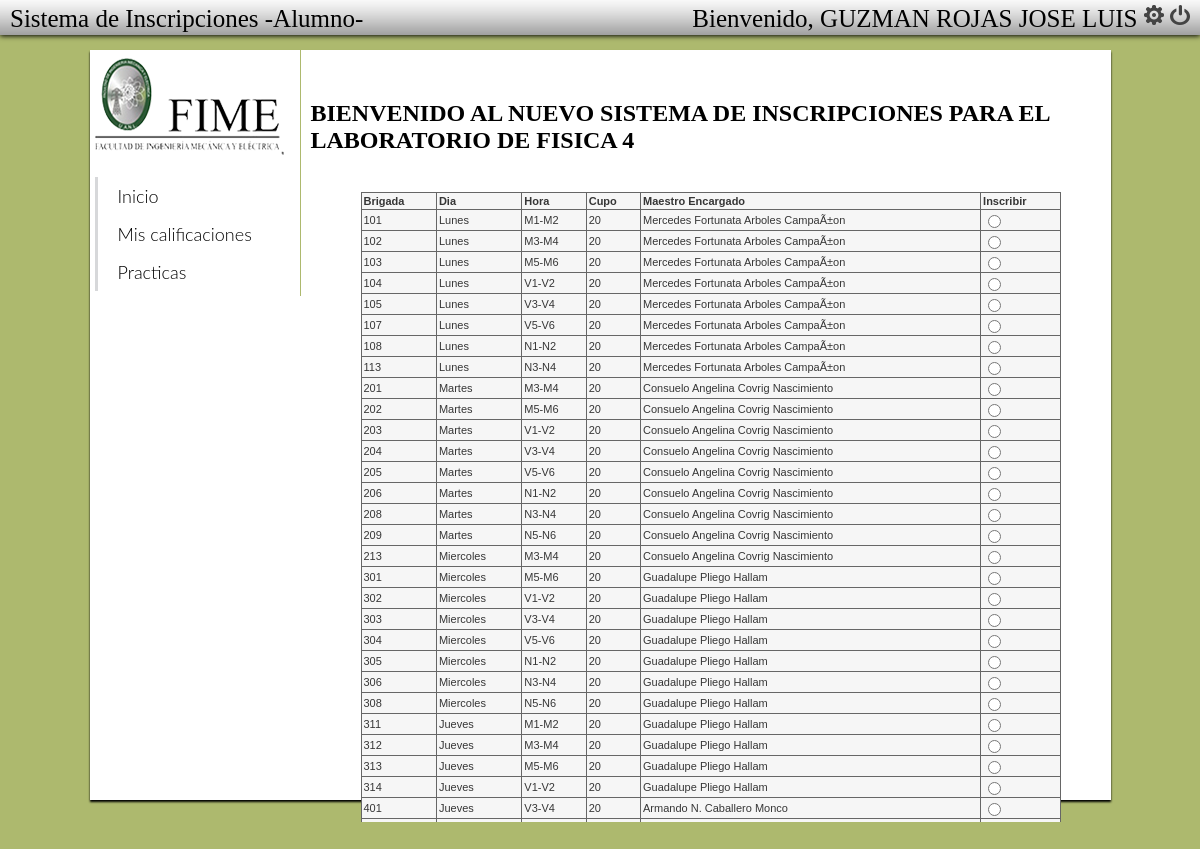
Page /alumno/alumno_inscribir.php (signed in) on the committed database.
### tables this page shows
CREATE TABLE IF NOT EXISTS `docente` (
  `num_empleado` int(11) NOT NULL,
  `nombre` varchar(100) NOT NULL,
  `pass` varchar(45) NOT NULL,
  `telefono` bigint(20) DEFAULT NULL,
  `email` varchar(45) DEFAULT NULL,
  `privilegios` varchar(45) DEFAULT NULL,
  PRIMARY KEY (`num_empleado`),
  UNIQUE KEY `num_empleado_UNIQUE` (`num_empleado`)
);

CREATE TABLE IF NOT EXISTS `brigadas` (
  `idbrigadas` int(11) NOT NULL,
  `dia` varchar(45) DEFAULT NULL,
  `hora` varchar(45) DEFAULT NULL,
  `salon` varchar(45) DEFAULT NULL,
  `cupo` int(11) DEFAULT NULL,
  `disponibilidad` tinyint(1) DEFAULT NULL,
  `status` tinyint(1) NOT NULL,
  `empleado` int(11) NOT NULL,
  PRIMARY KEY (`idbrigadas`),
  UNIQUE KEY `idbrigadas_UNIQUE` (`idbrigadas`)
);

### action/funciones_alumno.php (called while the page is built, shortened)
<?php
require_once("../lib/lib.php");
require_once("../view/view.php");
function lista_brigadasA(){
	$brigadas = listar_brigadas_disponibles();
	brigadas_disponibles_alumno($brigadas);
}
?>

### lib/lib.php (called while the page is built, shortened)
<?php
function listar_brigadas_disponibles(){
	$sql = "SELECT brigadas.*, docente.nombre FROM docente INNER JOIN brigadas ON brigadas.empleado = docente.num_empleado WHERE brigadas.disponibilidad = '1'	";
	$result = mysql_query($sql);
	$brigada = array();
	$i = 0;
	while ($row = mysql_fetch_object($result)){
		$brigada[$i] = $row;
		$i++;
	}
	return $brigada;
}
?>

### view/view.php (the view, shortened to what this page needs)
<?php
require_once("../lib/lib.php");
	echo"<tr><th>Disponible:</th><td>Si<input type='radio' checked='true' name='disp' value='1'>No<input type='radio' name='disp' value='0'></td></tr>";?>
	<?php
function brigadas_disponibles_alumno($brigadas){
	echo "<table border=1>";
	echo "<form action='../action/alumno_inscribir.php' method='POST'>";
	echo "<tr>";
	echo "<th>Brigada</th>";
	echo "<th>Dia</th>";
	echo "<th>Hora</th>";
	echo "<th>Cupo</th>";
	echo "<th>Maestro Encargado</th>";
	echo "<th>Inscribir</th>";
	echo "</tr>";
	foreach ($brigadas as $key => $brig) {
	echo "<tr>";
	echo "<td>".$brig->idbrigadas."</td>";
	echo "<td>".$brig->dia."</td>";
	echo "<td>".$brig->hora."</td>";
	echo "<td>".$brig->cupo."</th>";
	echo "<td>".$brig->nombre."</th>";
	echo "<td><input type='radio' value='".$brig->idbrigadas."' name='brig'><input type='hidden' name='alumno' value='".$brig->idbrigadas."'</td>";
	echo"</tr>";
}
	echo "</table>";
	echo "<br />";
}
?>

### alumno/css/adminIndex.css (style rules this page uses)
body { background: #ADB96E; }
#contenido table { margin: 0 auto; height: 120px; overflow:scroll; }
table { width: 700px; border-collapse: collapse; border: 1px solid #666666; font: normal 11px verdana, arial, helvetica, sans-serif; color: #363636; background: #f6f6f6; text-align:left; }
table th, td { height:10px; }
tbody th, tbody td { padding:2px; }

### rows in the picture
docente: brigadas.idbrigadas "101", brigadas.dia "Lunes", brigadas.hora "M1-M2", brigadas.cupo "20", nombre "Mercedes Fortunata Arboles CampaÃ±on", brigadas.idbrigadas "102", brigadas.hora "M3-M4", brigadas.idbrigadas "103", brigadas.hora "M5-M6", brigadas.idbrigadas "104", brigadas.hora "V1-V2", brigadas.idbrigadas "105", brigadas.hora "V3-V4", brigadas.idbrigadas "107", brigadas.hora "V5-V6", brigadas.idbrigadas "108", brigadas.hora "N1-N2", brigadas.idbrigadas "113", brigadas.hora "N3-N4"
docente: brigadas.idbrigadas "201", brigadas.dia "Martes", brigadas.hora "M3-M4", brigadas.cupo "20", nombre "Consuelo Angelina Covrig Nascimiento", brigadas.idbrigadas "202", brigadas.hora "M5-M6", brigadas.idbrigadas "203", brigadas.hora "V1-V2", brigadas.idbrigadas "204", brigadas.hora "V3-V4", brigadas.idbrigadas "205", brigadas.hora "V5-V6", brigadas.idbrigadas "206", brigadas.hora "N1-N2", brigadas.idbrigadas "208", brigadas.hora "N3-N4", brigadas.idbrigadas "209", brigadas.hora "N5-N6", brigadas.idbrigadas "213", brigadas.dia "Miercoles"
docente: brigadas.idbrigadas "301", brigadas.dia "Miercoles", brigadas.hora "M5-M6", brigadas.cupo "20", nombre "Guadalupe Pliego Hallam", brigadas.idbrigadas "302", brigadas.hora "V1-V2", brigadas.idbrigadas "303", brigadas.hora "V3-V4", brigadas.idbrigadas "304", brigadas.hora "V5-V6", brigadas.idbrigadas "305", brigadas.hora "N1-N2", brigadas.idbrigadas "306", brigadas.hora "N3-N4", brigadas.idbrigadas "308", brigadas.hora "N5-N6", brigadas.idbrigadas "311", brigadas.dia "Jueves", brigadas.hora "M1-M2", brigadas.idbrigadas "312", brigadas.hora "M3-M4", brigadas.idbrigadas "313", brigadas.idbrigadas "314"
docente: brigadas.idbrigadas "401", brigadas.dia "Jueves", brigadas.hora "V3-V4", brigadas.cupo "20", nombre "Armando N. Caballero Monco"

### other values in the picture
$usuario->nombre "GUZMAN ROJAS JOSE LUIS"
